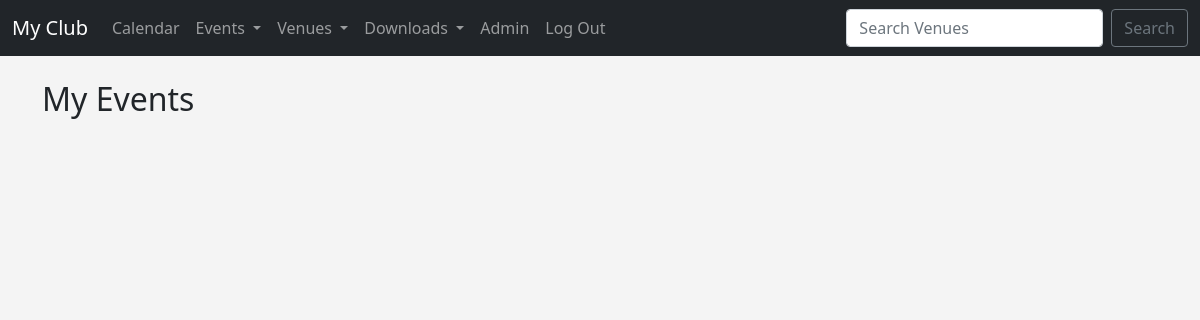
/My_Events (signed in), run on an earlier commit of the app's database.
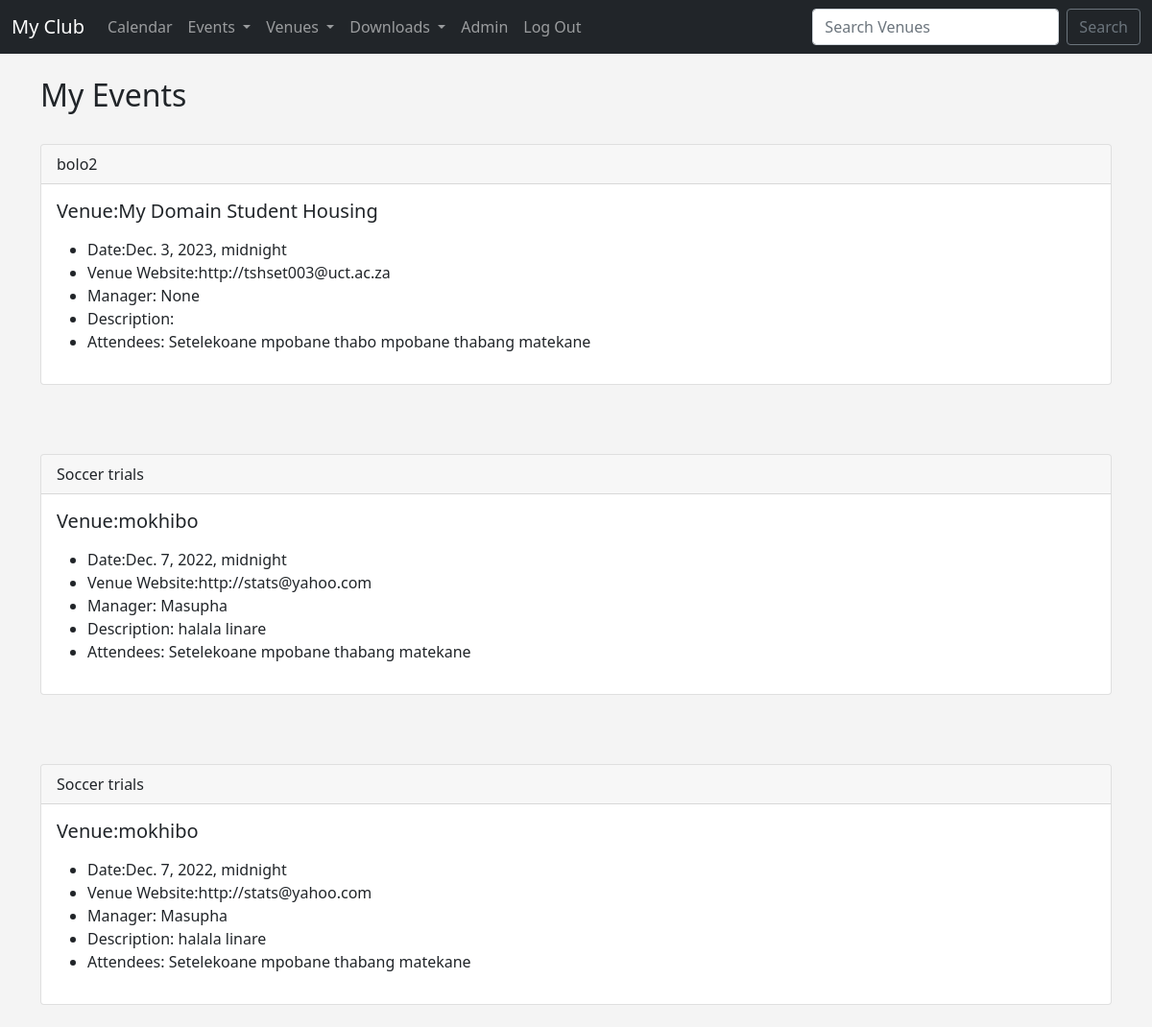
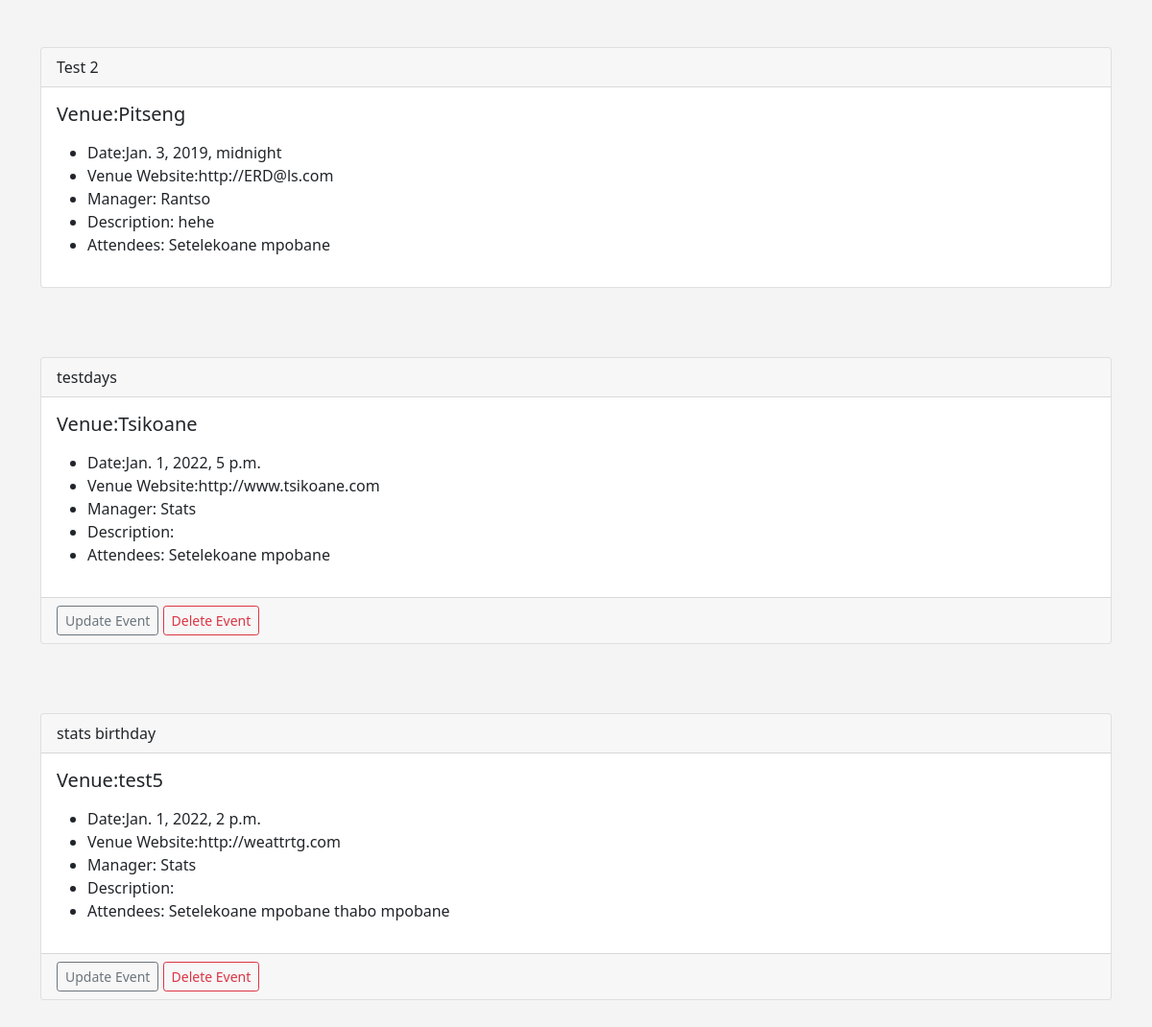
And on a later commit of the database (2 pictures, top to bottom).
### Events/models.py (models this page shows, shortened)
class Event(models.Model):
	name = models.CharField('Event Name', max_length=120)
	event_date = models.DateTimeField('Event Date')
	venue = models.ForeignKey(Venue,blank=True,null=True,on_delete=models.CASCADE)
	manager =models.ForeignKey(User, blank=True,null=True,on_delete=models.SET_NULL)
	description =models.TextField(blank=True)
	attendees = models.ManyToManyField(MyClubUser,blank=True)
	approved = models.BooleanField('Approved', default = False)
	def __str__(self):
		return self.name

class Venue(models.Model):
	name = models.CharField('Venue Name', max_length=120)
	email_address =models.EmailField('Email Address',blank=True)
	address=models.CharField(max_length=300)
	zip_code=models.CharField('zip code', max_length=15)
	phone = models.CharField('Contact Phone', max_length=25,blank=True)
	web=models.URLField('Website address',blank=True)
	owner = models.IntegerField("Venue Owner", blank=False, default = 1 )
	venue_image = models.ImageField(null=True, blank=True, upload_to="images/")
	def __str__(self):
		return self.name

class MyClubUser(models.Model):
	first_name=models.CharField(max_length=25)
	email_address=models.EmailField('User Email')
	last_name=models.CharField(max_length=25)
	def __str__(self):
		return self.first_name + ' ' + self.last_name

### Events/views.py (the view)
# urls.py: path('My_Events',views.My_Events, name='My_Events'),
def My_Events(request):
	if request.user.is_authenticated:
		me = request.user.id
		events = Event.objects.filter(attendees=me)
		return render(request,'events/My_Events.html',
			{'me': me, 'events':events
			})
	else:
		messages.success(request,(" You aren't authorized to view this pase"))
		return redirect('home')

### Events/templates/events/My_Events.html (shortened to what this page needs)
{% extends 'events/base.html' %}
{% block content %}
	<h2>My Events</h2><br>
	{% for event in events %}
	<div class="card">
  <div class="card-header">
    {{ event }}
  </div>
  <div class="card-body">
    <h5 class="card-title">Venue:{{ event.venue}}</h5>
    <p class="card-text">
 <ul>
<li>Date:{{ event.event_date }} </li>
<li>Venue Website:{{ event.venue.web}} </li>
<li>Manager: {{ event.manager }} </li>
<li>Description: {{ event.description}} </li>
	<li>Attendees:
	{% for user in event.attendees.all %}
	 {{ user }}
	{% endfor %}
	</Li>
	</ul>
    </p>
  </div>
  {% if user.is_authenticated %}
  	{% if user == event.manager%}
	  <div class="card-footer text-muted">
	  	 <a href="{% url 'update-event' event.id %}" class="btn btn-outline-secondary btn-sm">Update Event</a>
	  	 <a href="{% url 'delete-event' event.id %}" class="btn btn-outline-danger btn-sm">Delete Event</a>
	  	</div>
  	{% endif %}
  {% endif%}
</div>
<br/><br/> <br>
	{% endfor %}
{% endblock %}

What changed in the data, as far as the page shows it:
added Event: name "bolo2", venue "My Domain Student Housing", event_date "Dec. 3, 2023, midnight", venue.web "http://tshset003@uct.ac.za", manager "None"
now on this page (row unchanged): MyClubUser: first_name+last_name "Setelekoane mpobane"
now on this page (row unchanged): MyClubUser: first_name+last_name "thabo mpobane"
now on this page (row unchanged): MyClubUser: first_name+last_name "thabang matekane"
added Event: name "Soccer trials", venue "mokhibo", event_date "Dec. 7, 2022, midnight", venue.web "http://stats@yahoo.com", manager "Masupha", description "halala linare"
added Event: name "Soccer trials", venue "mokhibo", event_date "Dec. 7, 2022, midnight", venue.web "http://stats@yahoo.com", manager "Masupha", description "halala linare"
added Event: name "Test 2", venue "Pitseng", event_date "Jan. 3, 2019, midnight", venue.web "http://ERD@ls.com", manager "Rantso", description "hehe"
added Event: name "testdays", venue "Tsikoane", event_date "Jan. 1, 2022, 5 p.m.", venue.web "http://www.tsikoane.com", manager "Stats", shows "Update Event"
added Event: name "stats birthday", venue "test5", event_date "Jan. 1, 2022, 2 p.m.", venue.web "http://weattrtg.com", manager "Stats", shows "Update Event"
